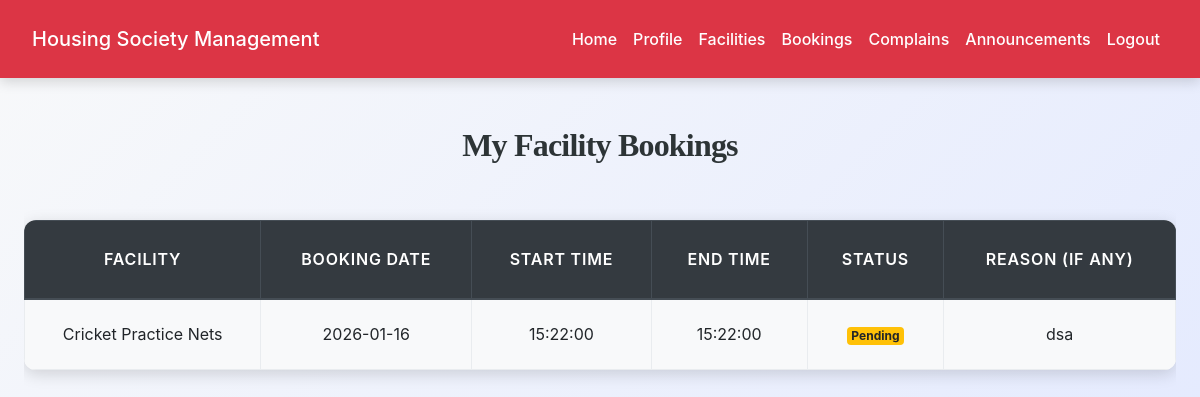
Page /resident/view_bookings.php (signed in) on the committed database.
### tables this page shows
CREATE TABLE `facility_bookings` (
  `id` int(11) NOT NULL,
  `facility_id` int(11) NOT NULL,
  `resident_id` int(11) NOT NULL,
  `booking_date` date NOT NULL,
  `start_time` time NOT NULL,
  `end_time` time NOT NULL,
  `status` enum('pending','approved','rejected','completed') DEFAULT 'pending',
  `reason` text DEFAULT NULL,
  `created_at` timestamp NOT NULL DEFAULT current_timestamp()
);

CREATE TABLE `facilities` (
  `id` int(11) NOT NULL,
  `name` varchar(100) NOT NULL,
  `description` text DEFAULT NULL,
  `capacity` int(11) DEFAULT NULL,
  `availability` enum('available','maintenance') DEFAULT 'available',
  `created_at` timestamp NOT NULL DEFAULT current_timestamp()
);

### resident/view_bookings.php (the view, shortened to what this page needs)
<?php
include('../config.php');
$resident_id = $_SESSION["id"];
$sql = "SELECT fb.*, f.name AS facility_name
        FROM facility_bookings fb
        JOIN facilities f ON fb.facility_id = f.id
        WHERE fb.resident_id = ?
        ORDER BY fb.booking_date DESC, fb.start_time ASC";
$stmt = $conn->prepare($sql);
$stmt->bind_param("i", $resident_id);
$stmt->execute();
$result = $stmt->get_result();
$bookings = $result->fetch_all(MYSQLI_ASSOC);
?>
<!DOCTYPE html>
<html lang="en">
<head>
    <link rel="stylesheet" href="https://maxcdn.bootstrapcdn.com/bootstrap/4.5.2/css/bootstrap.min.css">
    <link rel="stylesheet" href="../css/style.css">
</head>
<body>
<?php include('navbar.php'); ?>
<div class="container mt-5">
    <h2 class="mb-4">My Facility Bookings</h2>
    <?php if(count($bookings) > 0): ?>
        <div class="table-responsive">
            <table class="table table-bordered table-striped">
                <thead class="thead-dark">
                    <tr>
                        <th>Facility</th>
                        <th>Booking Date</th>
                        <th>Start Time</th>
                        <th>End Time</th>
                        <th>Status</th>
                        <th>Reason (if any)</th>
                    </tr>
                </thead>
                <tbody>
                    <?php foreach($bookings as $b): ?>
                        <tr>
                            <td><?= htmlspecialchars($b['facility_name']); ?></td>
                            <td><?= $b['booking_date']; ?></td>
                            <td><?= $b['start_time']; ?></td>
                            <td><?= $b['end_time']; ?></td>
                            <td>
                                <?php
                                    $status = $b['status'];
                                    $badge_class = match($status) {
                                        'pending' => 'badge-warning',
                                        'approved' => 'badge-success',
                                        'rejected' => 'badge-danger',
                                        'completed' => 'badge-primary',
                                        default => 'badge-secondary'
                                    };
                                ?>
                                <span class="badge <?= $badge_class ?>"><?= ucfirst($status) ?></span>
                            </td>
                            <td><?= htmlspecialchars($b['reason'] ?? '-'); ?></td>
                        </tr>
                    <?php endforeach; ?>
                </tbody>
            </table>
        </div>
    <?php else: ?>
        <div class="alert alert-info text-center">You have no bookings yet.</div>
    <?php endif; ?>
</div>
</body>
</html>

### css/style.css (style rules this page uses)
:root { --primary: #007bff; --secondary: #6c757d; --success: #28a745; --info: #17a2b8; --warning: #ffc107; --danger: #dc3545; --light: #f8f9fa; --dark: #2d3436; --accent: #ff6f61; --highlight: #6f42c1; --shadow: rgba(0, 0, 0, 0.15); --transition: all 0.3s ease-in-out; }
body { font-family: 'Inter', 'Segoe UI', Tahoma, Geneva, Verdana, sans-serif; background: linear-gradient(135deg, var(--light) 0%, #e0e7ff 100%); color: var(--dark); line-height: 1.8; margin: 0; padding: 0; min-height: 100vh; font-size: 16px; }
h1, h2, h3, h4 { text-align: center; margin: 2.5rem 0; font-family: 'Georgia', 'Times New Roman', serif; color: var(--dark); font-weight: 700; letter-spacing: -0.025em; }
h2 { font-size: 2rem; }
.container { max-width: 1200px; margin: 0 auto 3rem; padding: 0 1.5rem; }
.table { width: 100%; border-collapse: collapse; margin: 2rem 0; font-size: 1rem; background-color: #ffffff; border-radius: 12px; overflow: hidden; box-shadow: 0 4px 16px var(--shadow); transition: var(--transition); }
.table th, .table td { padding: 1.25rem; border: 1px solid #e9ecef; text-align: center; vertical-align: middle; }
.table thead th { background-color: rgb(0, 0, 0); color: white; font-weight: 600; text-transform: uppercase; letter-spacing: 0.05em; padding: 1.5rem; }
.table tbody tr { transition: var(--transition); }
.table tbody tr:nth-child(odd) { background-color: var(--light); }

### rows in the picture
facility_bookings: facility.name "Cricket Practice Nets", booking_date "2026-01-16", start_time "15:22:00", end_time "15:22:00", status "Pending", reason "dsa"
